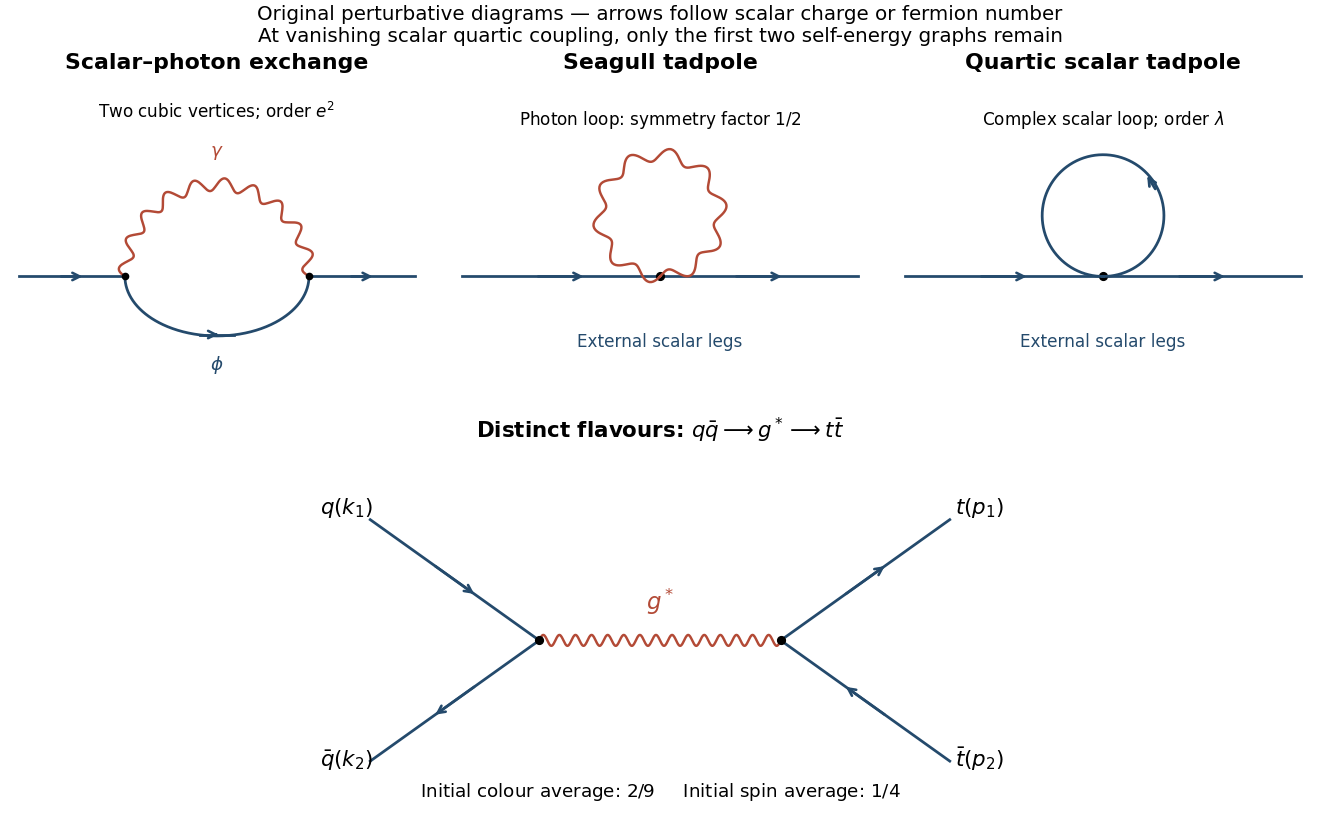

This chart was generated by the following Python code:
"""Original scalar self-energy and distinct-flavour annihilation diagrams."""
from pathlib import Path
import numpy as np
import matplotlib
matplotlib.use('Agg')
import matplotlib.pyplot as plt

plt.rcParams.update({'font.size':12,'figure.facecolor':'white','axes.facecolor':'white'})
fig=plt.figure(figsize=(12,7.4),layout='constrained')
gs=fig.add_gridspec(2,3,height_ratios=[1,1.05])
blue,red='#244a6c','#b34a36'

def straight(ax,a,b,reverse=False):
    a,b=np.array(a,float),np.array(b,float)
    ax.plot([a[0],b[0]],[a[1],b[1]],color=blue,lw=1.8)
    if reverse:a,b=b,a
    ax.annotate('',a+.63*(b-a),a+.37*(b-a),arrowprops={'arrowstyle':'->','color':blue,'lw':1.7})

def wave(ax,x,y,kind='photon'):
    # Offset a smooth centre-line in its normal direction.
    t=np.linspace(0,1,len(x));dx=np.gradient(x);dy=np.gradient(y)
    norm=np.hypot(dx,dy);phase=np.sin(t*2*np.pi*(10 if kind=='photon' else 15))
    xx=x-.045*dy/norm*phase;yy=y+.045*dx/norm*phase
    ax.plot(xx,yy,color=red,lw=1.6)

for j in range(3):
    ax=fig.add_subplot(gs[0,j]);ax.set(xlim=(-1.5,1.5),ylim=(-.8,1.4),aspect='equal');ax.axis('off')
    if j==0:
        straight(ax,(-1.4,0),(-.65,0));straight(ax,(.65,0),(1.4,0))
        t=np.linspace(np.pi,0,301)
        wave(ax,.65*np.cos(t),.65*np.sin(t))
        ax.plot(.65*np.cos(t),-.42*np.sin(t),color=blue,lw=1.8)
        straight(ax,(-.12,-.41),(.12,-.41))
        ax.text(0,.85,r'$\gamma$',color=red,ha='center');ax.text(0,-.66,r'$\phi$',color=blue,ha='center')
        ax.set_title('Scalar–photon exchange',weight='bold')
        ax.text(0,1.12,r'Two cubic vertices; order $e^2$',ha='center',fontsize=11)
        ax.plot([-.65,.65],[0,0],'ko',ms=4)
    else:
        straight(ax,(-1.4,0),(0,0));straight(ax,(0,0),(1.4,0));ax.plot(0,0,'ko',ms=5)
        t=np.linspace(-np.pi/2,3*np.pi/2,500);x=.43*np.cos(t);y=.43+.43*np.sin(t)
        if j==1:
            wave(ax,x,y);ax.text(0,1.07,r'Photon loop: symmetry factor $1/2$',ha='center',fontsize=11)
            ax.set_title('Seagull tadpole',weight='bold')
        else:
            ax.plot(x,y,color=blue,lw=1.8)
            ax.annotate('',(.30,.73),(.38,.60),arrowprops={'arrowstyle':'->','color':blue,'lw':1.8})
            ax.text(0,1.07,r'Complex scalar loop; order $\lambda$',ha='center',fontsize=11)
            ax.set_title('Quartic scalar tadpole',weight='bold')
        ax.text(0,-.5,'External scalar legs',ha='center',color=blue,fontsize=11)
ax=fig.add_subplot(gs[1,:]);ax.axis('off');ax.set(xlim=(-3.3,3.3),ylim=(-1.4,1.6),aspect='equal')
ax.set_title(r'Distinct flavours: $q\bar q\longrightarrow g^*\longrightarrow t\bar t$',weight='bold',fontsize=14)
a=(-1.,0);b=(1.,0)
for start,end,reverse in [((-2.4,1),a,False),((-2.4,-1),a,True),(b,(2.4,1),False),(b,(2.4,-1),True)]:
    straight(ax,start,end,reverse)
t=np.linspace(-1,1,500);wave(ax,t,np.zeros_like(t),'gluon')
ax.text(0,.25,r'$g^*$',ha='center',color=red,fontsize=15)
for xy,label in [((-2.6,1.05),r'$q(k_1)$'),((-2.6,-1.05),r'$\bar q(k_2)$'),((2.65,1.05),r'$t(p_1)$'),((2.65,-1.05),r'$\bar t(p_2)$')]:ax.text(*xy,label,ha='center',fontsize=14)
ax.plot([-1,1],[0,0],'ko',ms=5)
ax.text(0,-1.30,r'Initial colour average: $2/9$     Initial spin average: $1/4$',ha='center',fontsize=12)
fig.suptitle('Original perturbative diagrams — arrows follow scalar charge or fermion number\nAt vanishing scalar quartic coupling, only the first two self-energy graphs remain',fontsize=13)
fig.savefig(Path.cwd()/Path(__file__).with_suffix('.png').name,dpi=110,facecolor='white',transparent=False)
